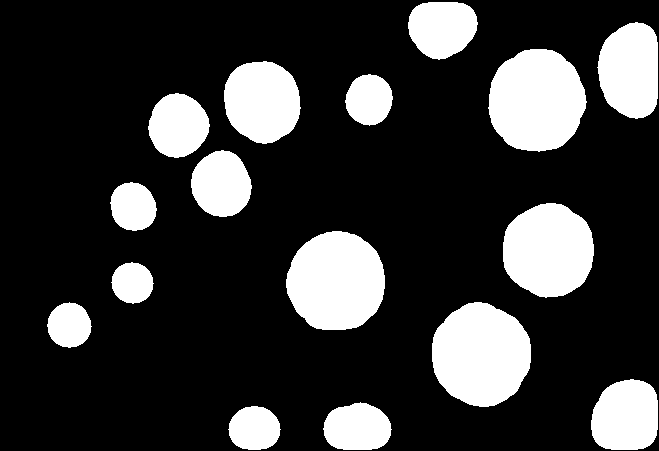
//> input picture td3/data/cell-bin.png, 659 x 451 px
$ ./substract data/cell-bin.png data/cell.png data/cell.png   (built with g++ and OpenCV 4)
//> lines starting //> are read from the running program, lines starting //| are printed output that depends on the picture; after the words box and inside, x2 and y2 are one past the last pixel; in counts of white or black regions, pixels touching at a corner belong together
### td3/morphology.hpp
/**
 *  @file  morphology.hpp
 *  @brief header for morphology.hpp that implements functions for mathematical
 *         image processing, in particular dilation and erosion basis
 */

#include <opencv2/opencv.hpp>

/**
 * @brief  compute a morphological dilation or erosion on a grayscale image
 *         with a given structuring element. Dilation or erosion
 *         processing depends on an order function  defined by the pointer pf
 * @param  se: the structing element shape umber
 * @param  ims: the input image source to process
 * @param  imd: the destination image
 * @param  pf: a pointer on a ordering function
 */
void
mm(cv::Mat se, cv::Mat ims, cv::Mat imd, void (*pf)(uchar, uchar*));


/**
 * @brief  ordering function, if val is geater than max then update max
 * @param  val: the input value
 * @param  max: the value to update
 */
void
maximum(uchar val, uchar* max);

/**
 * @brief  ordering function, if val is geater than max then update max
 * @param  val: the input value
 * @param  max: the value to update
 */
void
minimum(uchar val, uchar* min);

### td3/substract.cpp
#include <iostream>
#include <cstdlib>

#include <morphology.hpp>

using namespace cv;
using namespace std;

void process(const char* imsname1, const char* imsname2, const char* imdname)
{
//> called with imsname1 = "data/cell-bin.png", imsname2 = "data/cell.png", imdname = "data/cell.png"

	Mat imsimg1 = imread(imsname1,0);
//> imsimg1: 451 rows x 659 cols, CV_8UC1; 21.7% white; 16 white regions, largest, box (x1, y1, x2, y2) and area: (432, 302, 531, 407) 8027, (488, 49, 587, 152) 7905, (286, 231, 385, 330) 7738
	Mat imsimg2 = imread(imsname2,0);
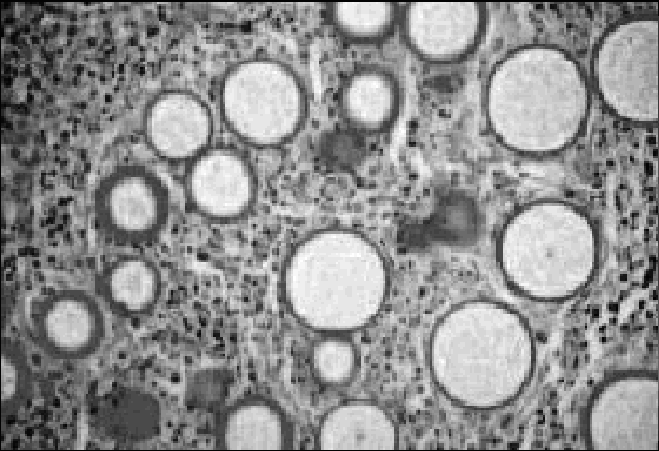
//> input picture td3/data/cell.png, 659 x 451 px
//> imsimg2 is the input picture: 451 rows x 659 cols, CV_8UC1; min 3, max 255, mean 142.6
	if((!imsimg1.data) || (!imsimg2.data)){
		std::cerr << "No image data" << endl;
		exit(EXIT_FAILURE);
	}

	Mat diff = abs(imsimg1-imsimg2);
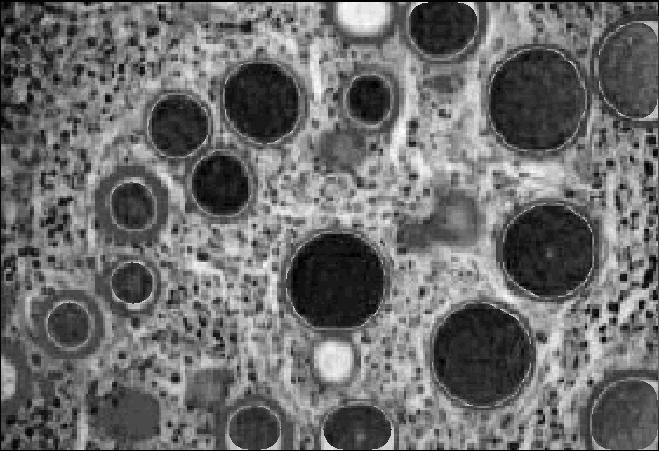
//> diff: 451 rows x 659 cols, CV_8UC1; min 0, max 255, mean 107.9

	imwrite(imdname,diff);
}

void usage (const char *s)
{
  std::cerr<<"Usage: "<<s<<" ims1 ims2 imd\n"<<std::endl;
  exit(EXIT_FAILURE);
}

#define param 3
int main( int argc, char* argv[] )
{
  if(argc != (param+1))
    usage(argv[0]);
  process(argv[1],argv[2],argv[3]);
  return EXIT_SUCCESS;
}
